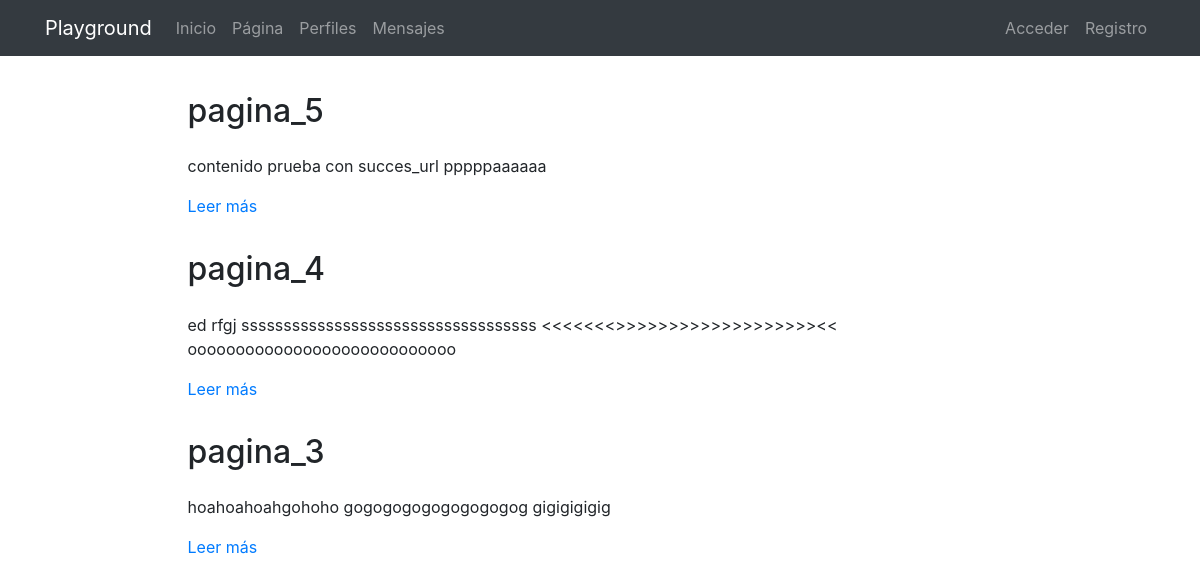
The page /pages/ on the database its author committed.
### pages/models.py (models this page shows, shortened)
class Page(models.Model):
    title = models.CharField(verbose_name="Título", max_length=200)
    content = RichTextField(verbose_name="Contenido")
    order = models.SmallIntegerField(verbose_name="Orden", default=0)
    created = models.DateTimeField(auto_now_add=True, verbose_name="Fecha de creación")
    updated = models.DateTimeField(auto_now=True, verbose_name="Fecha de edición")
    class Meta:
        verbose_name = "página"
        verbose_name_plural = "páginas"
        ordering = ['order', 'title']

### pages/views.py (the view)
# urls.py: path('', PageListView.as_view(),  name='pages'),
class PageListView(ListView):
    model= Page

### pages/templates/pages/page_list.html (shortened to what this page needs)
{% extends 'core/base.html' %}
{% load static %}
{% block content %}
{% include 'pages/pages_menu.html' %}
<main role="main">
  <div class="container mb-4">
    {% for page in page_list|dictsort:"id" reversed %}
      <div class="row mt-3">
        <div class="col-md-9 mx-auto">
          <h2 class="mb-4">{{page.title}}</h2>
          <div>
            <p>{{page.content|striptags|safe|truncatechars:"200"}}</p>
            <p><a href="{% url 'pages:page' page.id page.title|slugify %}">Leer más</a>
            </p>
          </div>
        </div>
      </div>
    {% endfor %}
  </div>
</main>
{% endblock %}

### core/static/core/css/main.css (style rules this page uses)
main { padding-top: 20px; }
:root { --jumbotron-padding-y: 3rem; }

### rows shown on the page
Page: title "pagina_5", content "contenido prueba con succes_url pppppaaaaaa"
Page: title "pagina_4", content "ed rfgj sssssssssssssssssssssssssssssssssss <<<<<<<>>>>>>>>>>>>>>>>>>><< oooooooooooooooooooooooooooo"
Page: title "pagina_3", content "hoahoahoahgohoho gogogogogogogogogog gigigigigig"
